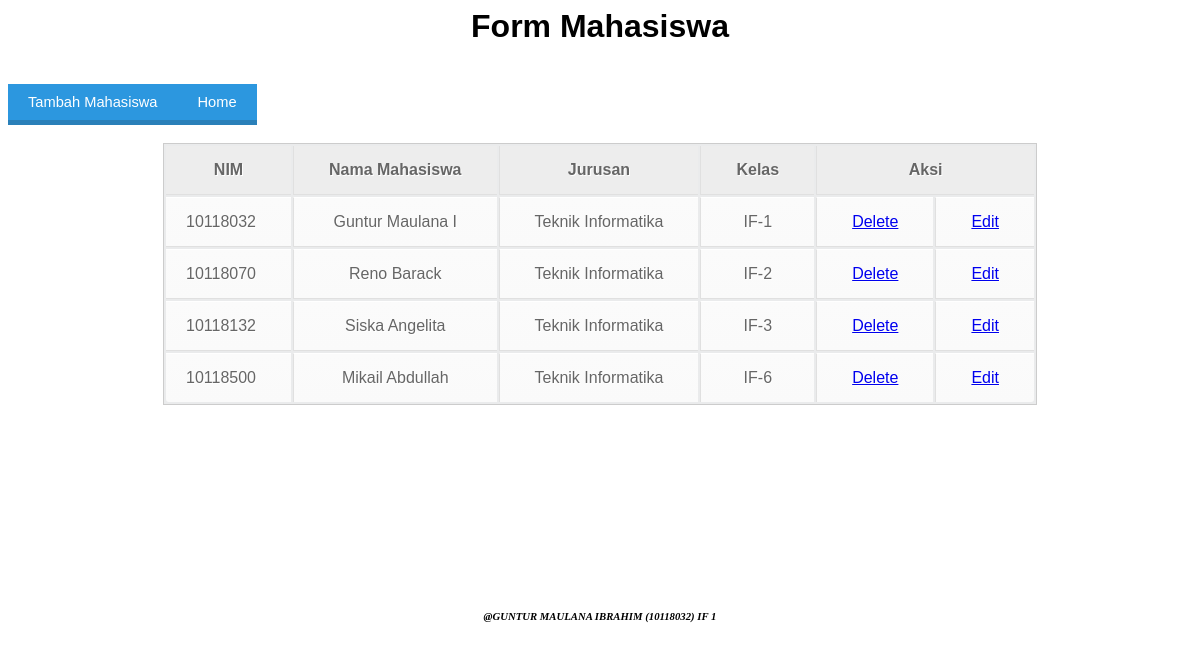
The app's page /tampil_mhs.php with its own data.
### tables this page shows
CREATE TABLE `mahasiswa` (
  `nim` char(12) NOT NULL,
  `nama_mhs` varchar(20) DEFAULT NULL,
  `jurusan` varchar(50) DEFAULT NULL,
  `kelas` varchar(5) DEFAULT NULL,
  PRIMARY KEY (`nim`)
);

### tampil_mhs.php (the view, shortened to what this page needs)
<?php
include 'koneksi.php';
?>
<link rel="stylesheet" type="text/css" href="style2.css">
<table align='center'>
	<center><h1>Form Mahasiswa</h1></center>
<br><form action="tambah_mhs.php" method="POST">
<button class="tombol">Tambah Mahasiswa</button>
</form>
<form action="index.php" method="POST">
<button class="tombol">Home</button><br><br>
	<tr>
		<th>NIM</th>
		<th>Nama Mahasiswa</th>
		<th>Jurusan</th>
		<th>Kelas</th>
		<th colspan="2">Aksi</th>
	</tr>
	<?php
	$read = "SELECT * FROM `mahasiswa`";
	 $query = mysqli_query($db, $read);
	 while($row = mysqli_fetch_array($query)){
	 	$nim = $row['nim'];
	 	$nama = $row['nama_mhs'];
	 	$jurusan = $row['jurusan'];
	 	$kelas = $row['kelas'];
    ?>
    <tr>
    	<td><?php print($nim);?></td>
    	<td><?php print($nama);?></td>
    	<td><?php print($jurusan);?></td>
    	<td><?php print($kelas);?></td>
    	<td><a href="delete_mhs.php?nim=<?php print($nim);?>">Delete</a></td>
    	<td><a href="edit_mhs.php?nim=<?php print($nim);?>">Edit</a></td>
    </tr>
    <?php
   	}
   	?>
</table>
<center>
	<h6><i>@GUNTUR MAULANA IBRAHIM (10118032) IF 1</i></h6>

### style2.css (style rules this page uses)
h1 { font-family: sans-serif; }
table { font-family: Arial, Helvetica, sans-serif; color: #666; text-shadow: 1px 1px 0px #fff; background: #eaebec; border: #ccc 1px solid; }
table th { padding: 15px 35px; border-left:1px solid #e0e0e0; border-bottom: 1px solid #e0e0e0; background: #ededed; }
table th:first-child { border-left:none; }
table tr { text-align: center; padding-left: 20px; }
table td:first-child { text-align: left; padding-left: 20px; border-left: 0; }
table td { padding: 15px 35px; border-top: 1px solid #ffffff; border-bottom: 1px solid #e0e0e0; border-left: 1px solid #e0e0e0; background: #fafafa; background: -webkit-gradient(linear, left top, left bottom, from(#fbfbfb), to(#fafafa)); background: -moz-linear-gradient(top, #fbfbfb, #fafafa); }
table tr:last-child td { border-bottom: 0; }
table tr:last-child td:first-child { -moz-border-radius-bottomleft: 3px; -webkit-border-bottom-left-radius: 3px; border-bottom-left-radius: 3px; }
table tr:last-child td:last-child { -moz-border-radius-bottomright: 3px; -webkit-border-bottom-right-radius: 3px; border-bottom-right-radius: 3px; }
.tombol { background:#2C97DF; color:white; border-top:0; border-left:0; border-right:0; border-bottom:5px solid #2A80B9; padding:10px 20px; text-decoration:none; font-family:sans-serif; font-size:11pt; }

### records on screen
mahasiswa: nim "10118032", nama_mhs "Guntur Maulana I", jurusan "Teknik Informatika", kelas "IF-1"
mahasiswa: nim "10118070", nama_mhs "Reno Barack", jurusan "Teknik Informatika", kelas "IF-2"
mahasiswa: nim "10118132", nama_mhs "Siska Angelita", jurusan "Teknik Informatika", kelas "IF-3"
mahasiswa: nim "10118500", nama_mhs "Mikail Abdullah", jurusan "Teknik Informatika", kelas "IF-6"
